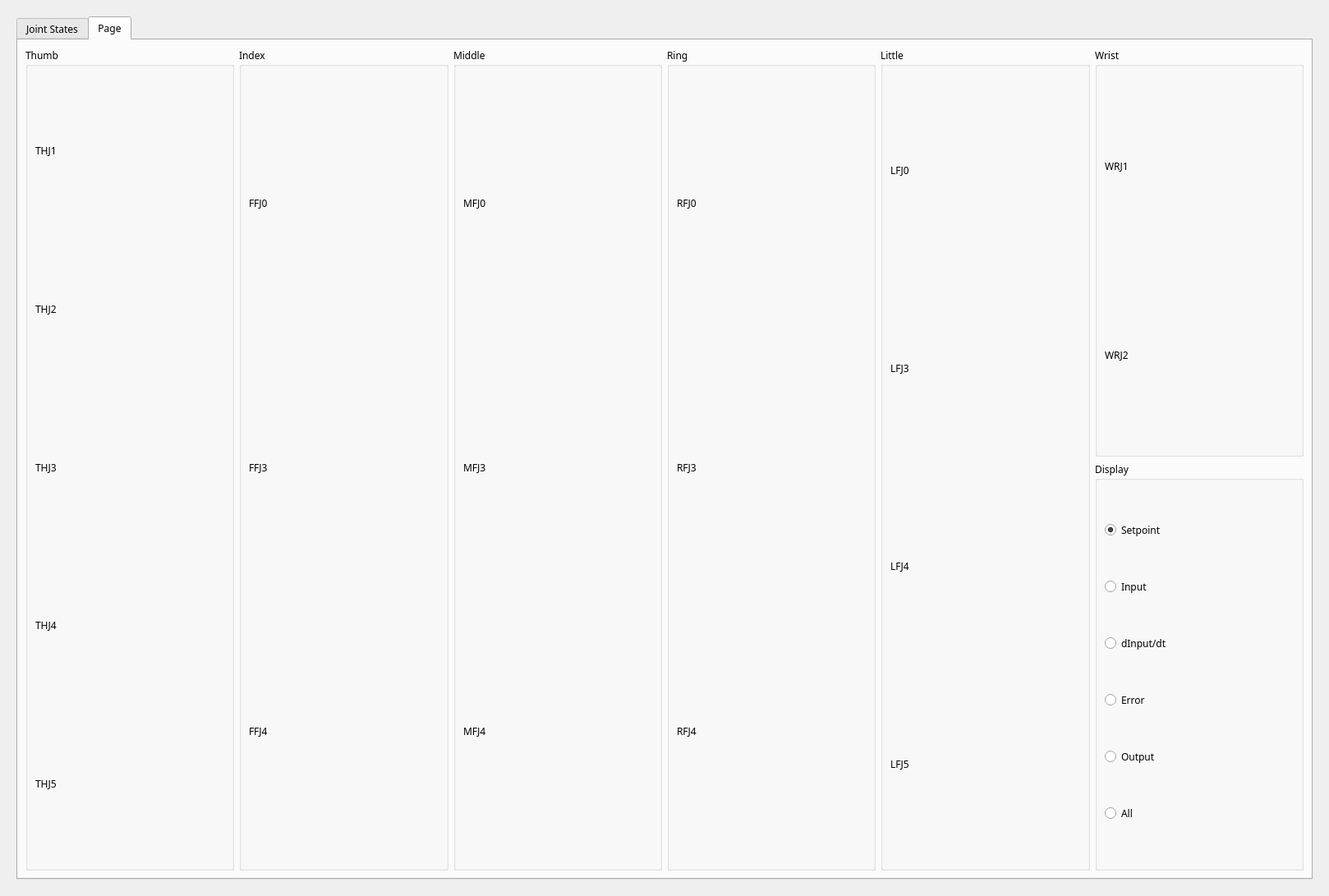
<?xml version="1.0" encoding="UTF-8"?>
<ui version="4.0">
 <class>Form</class>
 <widget class="QWidget" name="Form">
  <property name="geometry">
   <rect>
    <x>0</x>
    <y>0</y>
    <width>1618</width>
    <height>1091</height>
   </rect>
  </property>
  <property name="font">
   <font>
    <family>Sans Serif</family>
    <italic>false</italic>
   </font>
  </property>
  <property name="focusPolicy">
   <enum>Qt::NoFocus</enum>
  </property>
  <property name="windowTitle">
   <string>Dexterous Hand Data Visualizer</string>
  </property>
  <layout class="QGridLayout" name="gridLayout_3">
   <item row="0" column="0">
    <layout class="QGridLayout" name="gridLayout">
     <item row="0" column="0">
      <widget class="QWidget" name="right" native="true">
       <property name="sizePolicy">
        <sizepolicy hsizetype="Preferred" vsizetype="Preferred">
         <horstretch>2</horstretch>
         <verstretch>0</verstretch>
        </sizepolicy>
       </property>
       <layout class="QGridLayout" name="gridLayout_4">
        <item row="1" column="0">
         <widget class="QTabWidget" name="tabWidget">
          <property name="currentIndex">
           <number>1</number>
          </property>
          <widget class="QWidget" name="tab_0">
           <attribute name="title">
            <string>Joint States</string>
           </attribute>
           <layout class="QGridLayout" name="gridLayout_11">
            <item row="0" column="0" rowspan="3">
             <widget class="QGroupBox" name="groupBox_2">
              <property name="title">
               <string>Thumb</string>
              </property>
              <layout class="QGridLayout" name="gridLayout_5">
               <item row="0" column="0">
                <widget class="QLabel" name="label_7">
                 <property name="text">
                  <string>THJ1</string>
                 </property>
                </widget>
               </item>
               <item row="1" column="0">
                <layout class="QVBoxLayout" name="thj1_layout"/>
               </item>
               <item row="2" column="0">
                <widget class="QLabel" name="label_8">
                 <property name="text">
                  <string>THJ2</string>
                 </property>
                </widget>
               </item>
               <item row="3" column="0">
                <layout class="QVBoxLayout" name="thj2_layout"/>
               </item>
               <item row="4" column="0">
                <widget class="QLabel" name="label_9">
                 <property name="text">
                  <string>THJ3</string>
                 </property>
                </widget>
               </item>
               <item row="5" column="0">
                <layout class="QVBoxLayout" name="thj3_layout"/>
               </item>
               <item row="6" column="0">
                <widget class="QLabel" name="label_10">
                 <property name="text">
                  <string>THJ4</string>
                 </property>
                </widget>
               </item>
               <item row="7" column="0">
                <layout class="QVBoxLayout" name="thj4_layout"/>
               </item>
               <item row="8" column="0">
                <widget class="QLabel" name="label_27">
                 <property name="text">
                  <string>THJ5</string>
                 </property>
                </widget>
               </item>
               <item row="9" column="0">
                <layout class="QVBoxLayout" name="thj5_layout"/>
               </item>
              </layout>
             </widget>
            </item>
            <item row="0" column="2" rowspan="3">
             <widget class="QGroupBox" name="groupBox_4">
              <property name="title">
               <string>Middle</string>
              </property>
              <layout class="QGridLayout" name="gridLayout_7">
               <item row="1" column="0">
                <layout class="QVBoxLayout" name="mfj1_layout"/>
               </item>
               <item row="4" column="0">
                <widget class="QLabel" name="label_17">
                 <property name="text">
                  <string>MFJ3</string>
                 </property>
                </widget>
               </item>
               <item row="6" column="0">
                <widget class="QLabel" name="label_18">
                 <property name="text">
                  <string>MFJ4</string>
                 </property>
                </widget>
               </item>
               <item row="5" column="0">
                <layout class="QVBoxLayout" name="mfj3_layout"/>
               </item>
               <item row="0" column="0">
                <widget class="QLabel" name="label_15">
                 <property name="text">
                  <string>MFJ1</string>
                 </property>
                </widget>
               </item>
               <item row="2" column="0">
                <widget class="QLabel" name="label_16">
                 <property name="text">
                  <string>MFJ2</string>
                 </property>
                </widget>
               </item>
               <item row="7" column="0">
                <layout class="QVBoxLayout" name="mfj4_layout"/>
               </item>
               <item row="3" column="0">
                <layout class="QVBoxLayout" name="mfj2_layout"/>
               </item>
              </layout>
             </widget>
            </item>
            <item row="0" column="8">
             <widget class="QGroupBox" name="groupBox_7">
              <property name="title">
               <string>Wrist</string>
              </property>
              <layout class="QGridLayout" name="gridLayout_10">
               <item row="2" column="0">
                <widget class="QLabel" name="label_30">
                 <property name="text">
                  <string>WRJ2</string>
                 </property>
                </widget>
               </item>
               <item row="3" column="0">
                <layout class="QVBoxLayout" name="wrj2_layout"/>
               </item>
               <item row="1" column="0">
                <layout class="QVBoxLayout" name="wrj1_layout"/>
               </item>
               <item row="0" column="0">
                <widget class="QLabel" name="label_29">
                 <property name="text">
                  <string>WRJ1</string>
                 </property>
                </widget>
               </item>
              </layout>
             </widget>
            </item>
            <item row="0" column="1" rowspan="3">
             <widget class="QGroupBox" name="groupBox_3">
              <property name="title">
               <string>Index</string>
              </property>
              <layout class="QGridLayout" name="gridLayout_6">
               <item row="5" column="0">
                <layout class="QVBoxLayout" name="ffj3_layout"/>
               </item>
               <item row="1" column="0">
                <layout class="QVBoxLayout" name="ffj1_layout"/>
               </item>
               <item row="0" column="0">
                <widget class="QLabel" name="label_11">
                 <property name="text">
                  <string>FFJ1</string>
                 </property>
                </widget>
               </item>
               <item row="4" column="0">
                <widget class="QLabel" name="label_13">
                 <property name="text">
                  <string>FFJ3</string>
                 </property>
                </widget>
               </item>
               <item row="6" column="0">
                <widget class="QLabel" name="label_14">
                 <property name="text">
                  <string>FFJ4</string>
                 </property>
                </widget>
               </item>
               <item row="2" column="0">
                <widget class="QLabel" name="label_12">
                 <property name="text">
                  <string>FFJ2</string>
                 </property>
                </widget>
               </item>
               <item row="7" column="0">
                <layout class="QVBoxLayout" name="ffj4_layout"/>
               </item>
               <item row="3" column="0">
                <layout class="QVBoxLayout" name="ffj2_layout"/>
               </item>
              </layout>
             </widget>
            </item>
            <item row="0" column="4" rowspan="3">
             <widget class="QGroupBox" name="groupBox_6">
              <property name="title">
               <string>Little</string>
              </property>
              <layout class="QGridLayout" name="gridLayout_9">
               <item row="0" column="0">
                <widget class="QLabel" name="label_23">
                 <property name="text">
                  <string>LFJ1</string>
                 </property>
                </widget>
               </item>
               <item row="1" column="0">
                <layout class="QVBoxLayout" name="lfj1_layout"/>
               </item>
               <item row="2" column="0">
                <widget class="QLabel" name="label_24">
                 <property name="text">
                  <string>LFJ2</string>
                 </property>
                </widget>
               </item>
               <item row="3" column="0">
                <layout class="QVBoxLayout" name="lfj2_layout"/>
               </item>
               <item row="4" column="0">
                <widget class="QLabel" name="label_25">
                 <property name="text">
                  <string>LFJ3</string>
                 </property>
                </widget>
               </item>
               <item row="5" column="0">
                <layout class="QVBoxLayout" name="lfj3_layout"/>
               </item>
               <item row="6" column="0">
                <widget class="QLabel" name="label_26">
                 <property name="text">
                  <string>LFJ4</string>
                 </property>
                </widget>
               </item>
               <item row="7" column="0">
                <layout class="QVBoxLayout" name="lfj4_layout"/>
               </item>
               <item row="8" column="0">
                <widget class="QLabel" name="label_28">
                 <property name="text">
                  <string>LFJ5</string>
                 </property>
                </widget>
               </item>
               <item row="9" column="0">
                <layout class="QVBoxLayout" name="lfj5_layout"/>
               </item>
              </layout>
             </widget>
            </item>
            <item row="0" column="3" rowspan="3">
             <widget class="QGroupBox" name="groupBox_5">
              <property name="title">
               <string>Ring</string>
              </property>
              <layout class="QGridLayout" name="gridLayout_8">
               <item row="1" column="0">
                <layout class="QVBoxLayout" name="rfj1_layout"/>
               </item>
               <item row="4" column="0">
                <widget class="QLabel" name="label_21">
                 <property name="text">
                  <string>RFJ3</string>
                 </property>
                </widget>
               </item>
               <item row="2" column="0">
                <widget class="QLabel" name="label_20">
                 <property name="text">
                  <string>RFJ2</string>
                 </property>
                </widget>
               </item>
               <item row="6" column="0">
                <widget class="QLabel" name="label_22">
                 <property name="text">
                  <string>RFJ4</string>
                 </property>
                </widget>
               </item>
               <item row="0" column="0">
                <widget class="QLabel" name="label_19">
                 <property name="text">
                  <string>RFJ1</string>
                 </property>
                </widget>
               </item>
               <item row="7" column="0">
                <layout class="QVBoxLayout" name="rfj4_layout"/>
               </item>
               <item row="5" column="0">
                <layout class="QVBoxLayout" name="rfj3_layout"/>
               </item>
               <item row="3" column="0">
                <layout class="QVBoxLayout" name="rfj2_layout"/>
               </item>
              </layout>
             </widget>
            </item>
            <item row="1" column="8">
             <widget class="QGroupBox" name="groupBox_9">
              <property name="title">
               <string>Display</string>
              </property>
              <layout class="QGridLayout" name="gridLayout_14">
               <item row="3" column="0">
                <widget class="QRadioButton" name="radioButton_velocity">
                 <property name="text">
                  <string>Velocity (rad/s)</string>
                 </property>
                </widget>
               </item>
               <item row="1" column="0">
                <widget class="QRadioButton" name="radioButton_position">
                 <property name="text">
                  <string>position (rad)</string>
                 </property>
                 <property name="checked">
                  <bool>false</bool>
                 </property>
                </widget>
               </item>
               <item row="2" column="0">
                <widget class="QRadioButton" name="radioButton_effort">
                 <property name="text">
                  <string>Effort</string>
                 </property>
                </widget>
               </item>
               <item row="4" column="0">
                <widget class="QRadioButton" name="radioButton_all">
                 <property name="text">
                  <string>all</string>
                 </property>
                 <property name="checked">
                  <bool>true</bool>
                 </property>
                </widget>
               </item>
              </layout>
             </widget>
            </item>
           </layout>
          </widget>
          <widget class="QWidget" name="tab">
           <attribute name="title">
            <string>Page</string>
           </attribute>
           <layout class="QGridLayout" name="gridLayout_2">
            <item row="0" column="0" rowspan="2">
             <widget class="QGroupBox" name="groupBox_10">
              <property name="title">
               <string>Thumb</string>
              </property>
              <layout class="QGridLayout" name="gridLayout_29">
               <item row="0" column="0">
                <widget class="QLabel" name="label_79">
                 <property name="text">
                  <string>THJ1</string>
                 </property>
                </widget>
               </item>
               <item row="1" column="0">
                <layout class="QVBoxLayout" name="thj1_layout_ctrl"/>
               </item>
               <item row="2" column="0">
                <widget class="QLabel" name="label_80">
                 <property name="text">
                  <string>THJ2</string>
                 </property>
                </widget>
               </item>
               <item row="3" column="0">
                <layout class="QVBoxLayout" name="thj2_layout_ctrl"/>
               </item>
               <item row="4" column="0">
                <widget class="QLabel" name="label_81">
                 <property name="text">
                  <string>THJ3</string>
                 </property>
                </widget>
               </item>
               <item row="5" column="0">
                <layout class="QVBoxLayout" name="thj3_layout_ctrl"/>
               </item>
               <item row="6" column="0">
                <widget class="QLabel" name="label_82">
                 <property name="text">
                  <string>THJ4</string>
                 </property>
                </widget>
               </item>
               <item row="7" column="0">
                <layout class="QVBoxLayout" name="thj4_layout_ctrl"/>
               </item>
               <item row="8" column="0">
                <widget class="QLabel" name="label_83">
                 <property name="text">
                  <string>THJ5</string>
                 </property>
                </widget>
               </item>
               <item row="9" column="0">
                <layout class="QVBoxLayout" name="thj5_layout_ctrl"/>
               </item>
              </layout>
             </widget>
            </item>
            <item row="0" column="1" rowspan="2">
             <widget class="QGroupBox" name="groupBox_24">
              <property name="title">
               <string>Index</string>
              </property>
              <layout class="QGridLayout" name="gridLayout_35">
               <item row="4" column="0">
                <widget class="QLabel" name="label_102">
                 <property name="text">
                  <string>FFJ4</string>
                 </property>
                </widget>
               </item>
               <item row="2" column="0">
                <widget class="QLabel" name="label_101">
                 <property name="text">
                  <string>FFJ3</string>
                 </property>
                </widget>
               </item>
               <item row="1" column="0">
                <layout class="QVBoxLayout" name="ffj0_layout_ctrl"/>
               </item>
               <item row="3" column="0">
                <layout class="QVBoxLayout" name="ffj3_layout_ctrl"/>
               </item>
               <item row="5" column="0">
                <layout class="QVBoxLayout" name="ffj4_layout_ctrl"/>
               </item>
               <item row="0" column="0">
                <widget class="QLabel" name="label_99">
                 <property name="text">
                  <string>FFJ0</string>
                 </property>
                </widget>
               </item>
              </layout>
             </widget>
            </item>
            <item row="0" column="2" rowspan="2">
             <widget class="QGroupBox" name="groupBox_14">
              <property name="title">
               <string>Middle</string>
              </property>
              <layout class="QGridLayout" name="gridLayout_33">
               <item row="3" column="0">
                <layout class="QVBoxLayout" name="mfj3_layout_ctrl"/>
               </item>
               <item row="0" column="0">
                <widget class="QLabel" name="label_91">
                 <property name="text">
                  <string>MFJ0</string>
                 </property>
                </widget>
               </item>
               <item row="4" column="0">
                <widget class="QLabel" name="label_94">
                 <property name="text">
                  <string>MFJ4</string>
                 </property>
                </widget>
               </item>
               <item row="1" column="0">
                <layout class="QVBoxLayout" name="mfj0_layout_ctrl"/>
               </item>
               <item row="2" column="0">
                <widget class="QLabel" name="label_93">
                 <property name="text">
                  <string>MFJ3</string>
                 </property>
                </widget>
               </item>
               <item row="5" column="0">
                <layout class="QVBoxLayout" name="mfj4_layout_ctrl"/>
               </item>
              </layout>
             </widget>
            </item>
            <item row="0" column="3" rowspan="2">
             <widget class="QGroupBox" name="groupBox_23">
              <property name="title">
               <string>Ring</string>
              </property>
              <layout class="QGridLayout" name="gridLayout_34">
               <item row="1" column="0">
                <layout class="QVBoxLayout" name="rfj0_layout_ctrl"/>
               </item>
               <item row="3" column="0">
                <layout class="QVBoxLayout" name="rfj3_layout_ctrl"/>
               </item>
               <item row="0" column="0">
                <widget class="QLabel" name="label_95">
                 <property name="text">
                  <string>RFJ0</string>
                 </property>
                </widget>
               </item>
               <item row="2" column="0">
                <widget class="QLabel" name="label_97">
                 <property name="text">
                  <string>RFJ3</string>
                 </property>
                </widget>
               </item>
               <item row="5" column="0">
                <layout class="QVBoxLayout" name="rfj4_layout_ctrl"/>
               </item>
               <item row="4" column="0">
                <widget class="QLabel" name="label_98">
                 <property name="text">
                  <string>RFJ4</string>
                 </property>
                </widget>
               </item>
              </layout>
             </widget>
            </item>
            <item row="0" column="4" rowspan="2">
             <widget class="QGroupBox" name="groupBox_11">
              <property name="title">
               <string>Little</string>
              </property>
              <layout class="QGridLayout" name="gridLayout_30">
               <item row="1" column="0">
                <layout class="QVBoxLayout" name="lfj0_layout_ctrl"/>
               </item>
               <item row="7" column="0">
                <layout class="QVBoxLayout" name="lfj5_layout_ctrl"/>
               </item>
               <item row="6" column="0">
                <widget class="QLabel" name="label_88">
                 <property name="text">
                  <string>LFJ5</string>
                 </property>
                </widget>
               </item>
               <item row="0" column="0">
                <widget class="QLabel" name="label_84">
                 <property name="text">
                  <string>LFJ0</string>
                 </property>
                </widget>
               </item>
               <item row="2" column="0">
                <widget class="QLabel" name="label_86">
                 <property name="text">
                  <string>LFJ3</string>
                 </property>
                </widget>
               </item>
               <item row="5" column="0">
                <layout class="QVBoxLayout" name="lfj4_layout_ctrl"/>
               </item>
               <item row="4" column="0">
                <widget class="QLabel" name="label_87">
                 <property name="text">
                  <string>LFJ4</string>
                 </property>
                </widget>
               </item>
               <item row="3" column="0">
                <layout class="QVBoxLayout" name="lfj3_layout_ctrl"/>
               </item>
              </layout>
             </widget>
            </item>
            <item row="0" column="5">
             <widget class="QGroupBox" name="groupBox_13">
              <property name="title">
               <string>Wrist</string>
              </property>
              <layout class="QGridLayout" name="gridLayout_32">
               <item row="2" column="0">
                <widget class="QLabel" name="label_89">
                 <property name="text">
                  <string>WRJ2</string>
                 </property>
                </widget>
               </item>
               <item row="3" column="0">
                <layout class="QVBoxLayout" name="wrj2_layout_ctrl"/>
               </item>
               <item row="1" column="0">
                <layout class="QVBoxLayout" name="wrj1_layout_ctrl"/>
               </item>
               <item row="0" column="0">
                <widget class="QLabel" name="label_90">
                 <property name="text">
                  <string>WRJ1</string>
                 </property>
                </widget>
               </item>
              </layout>
             </widget>
            </item>
            <item row="1" column="5">
             <widget class="QGroupBox" name="groupBox_12">
              <property name="title">
               <string>Display</string>
              </property>
              <layout class="QGridLayout" name="gridLayout_12">
               <item row="0" column="0">
                <widget class="QRadioButton" name="radioButton_setpoint">
                 <property name="text">
                  <string>Setpoint</string>
                 </property>
                 <property name="checked">
                  <bool>true</bool>
                 </property>
                </widget>
               </item>
               <item row="1" column="0">
                <widget class="QRadioButton" name="radioButton_input">
                 <property name="text">
                  <string>Input</string>
                 </property>
                </widget>
               </item>
               <item row="2" column="0">
                <widget class="QRadioButton" name="radioButton_dInput">
                 <property name="text">
                  <string>dInput/dt</string>
                 </property>
                </widget>
               </item>
               <item row="3" column="0">
                <widget class="QRadioButton" name="radioButton_error">
                 <property name="text">
                  <string>Error</string>
                 </property>
                </widget>
               </item>
               <item row="4" column="0">
                <widget class="QRadioButton" name="radioButton_output">
                 <property name="text">
                  <string>Output</string>
                 </property>
                </widget>
               </item>
               <item row="5" column="0">
                <widget class="QRadioButton" name="radioButton_ctrl_all">
                 <property name="text">
                  <string>All</string>
                 </property>
                </widget>
               </item>
              </layout>
             </widget>
            </item>
           </layout>
          </widget>
         </widget>
        </item>
       </layout>
      </widget>
     </item>
    </layout>
   </item>
  </layout>
 </widget>
 <resources/>
 <connections/>
</ui>
